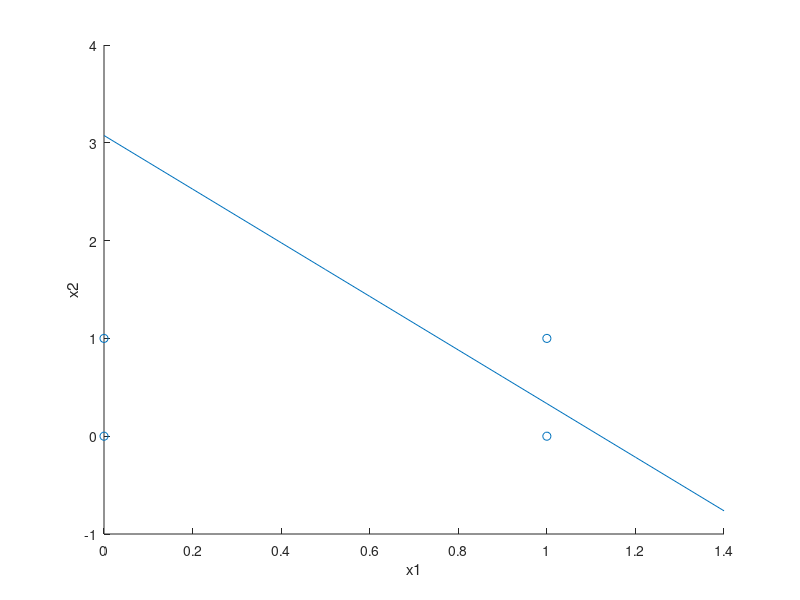
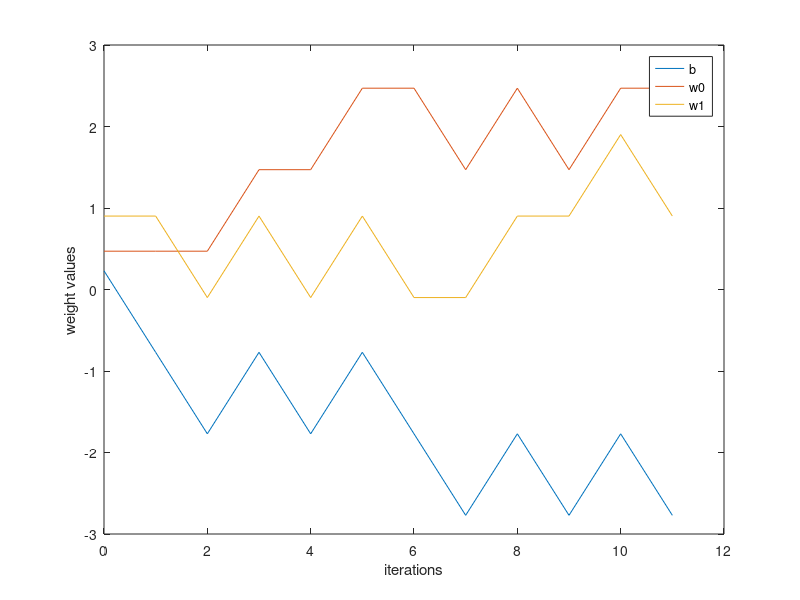

MATLAB code to generate these figures, in order:
X = [1 0 0; 1 0 1; 1 1 0; 1 1 1];
x1 = [0;0;1;1];
x2 = [0;1;0;1];
d = [0;0;0;1];
w = [rand(); rand(); rand()];
eta = 1.0;

iters = (0:1:99);
w_0_vals = zeros([1 100]);
w_1_vals = zeros([1 100]);
w_2_vals = zeros([1 100]);
i = 1;
flag = 1;

w_0_vals(i) = w(1);
w_1_vals(i) = w(2);
w_2_vals(i) = w(3);

while (flag)
    
    flag = 0; 
    
    for j=1:length(d)
        
        y = (X(j,:) * w)>=0; % >= 0 is the activation function.
        e = d(j) - y;   
        if (e ~= 0)
            
            w_0_vals(i) = w(1);
            w_1_vals(i) = w(2);
            w_2_vals(i) = w(3);
            
            w = w + (eta * (e * X(j,:)'));
            flag = 1;
            i = i + 1;
        end
                    
    end
end

w_0_vals(i) = w(1);
w_1_vals(i) = w(2);
w_2_vals(i) = w(3);

x_point = (0:0.1:1.4);
y_point = zeros([1 15]);
k = 1;

while (k <= 15)
   y_point(k) = -(w(2)/w(3))*x_point(k) - (w(1)/w(3));
   k = k + 1;
end

scatter(x1,x2);
xlabel('x1');
ylabel('x2');
hold on;
plot(x_point, y_point);
hold off;

figure;

plot(iters(1:i), w_0_vals(1:i), iters(1:i), w_1_vals(1:i), iters(1:i), w_2_vals(1:i));
xlabel('iterations');
ylabel('weight values');
legend({'b','w0','w1'}, 'Location', 'northeast');